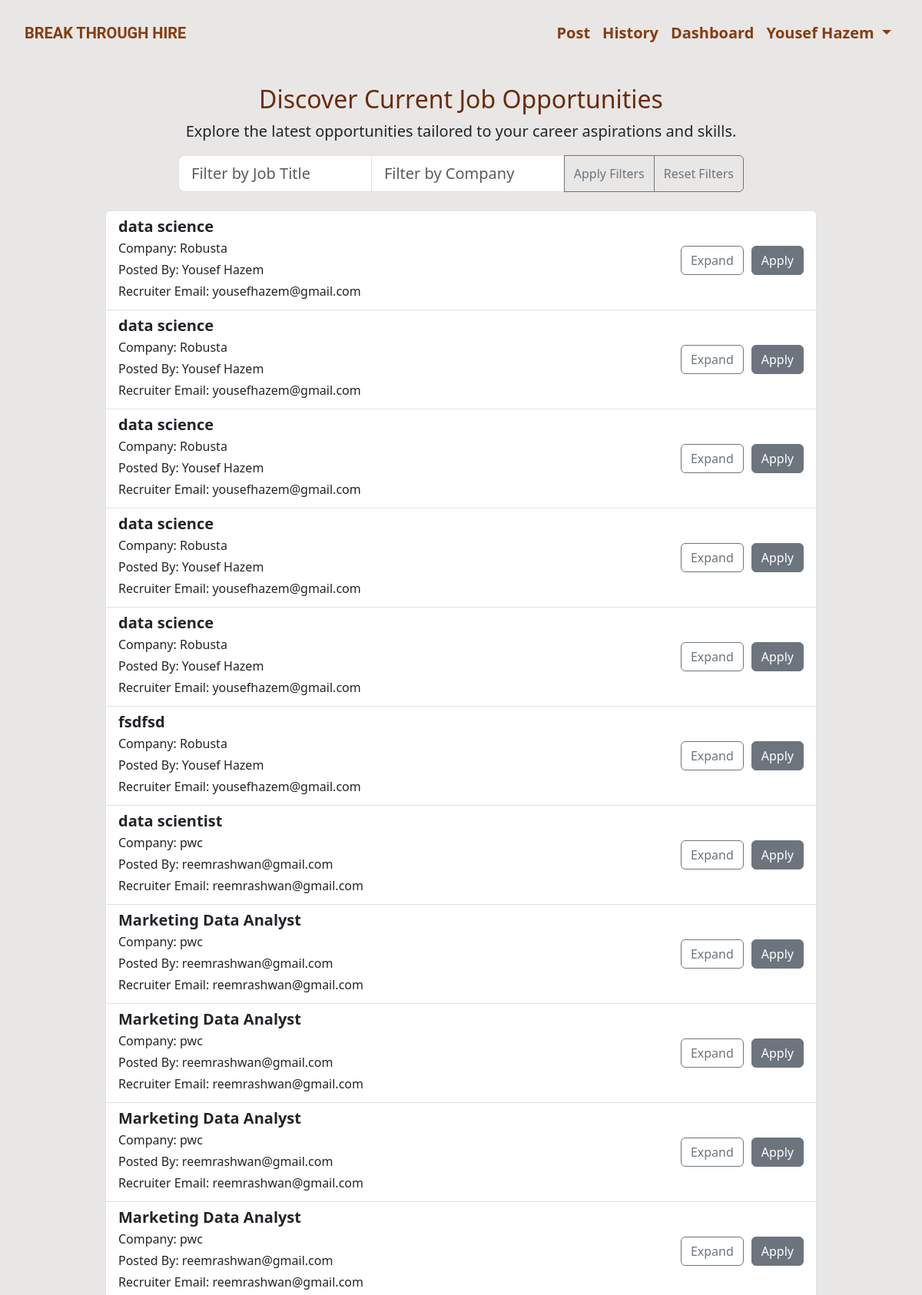
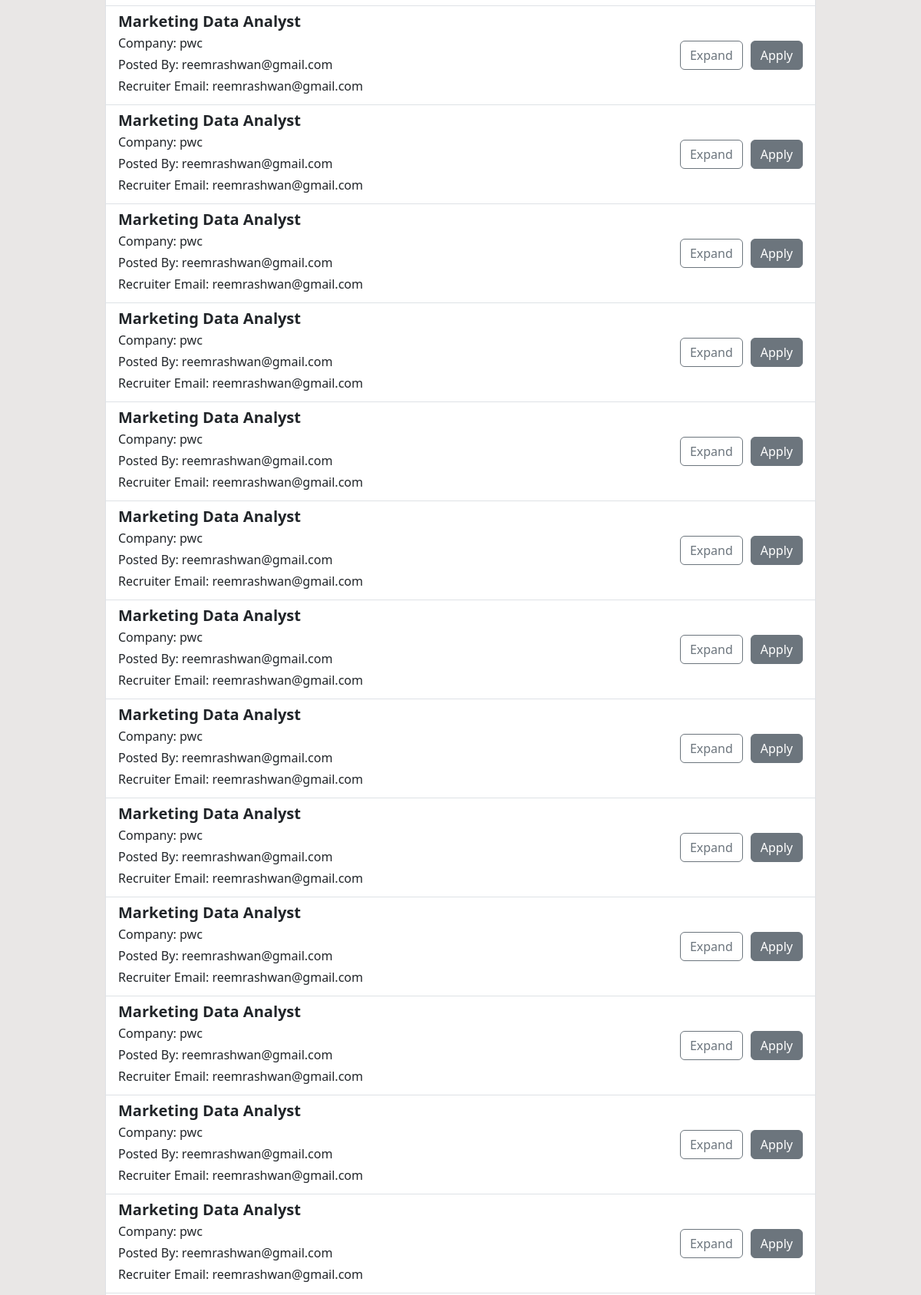
/jobfeed (signed in, upper part), run on the app's committed database (2 pictures, top to bottom).
### resume/models.py (models this page shows, shortened)
class recruiter(db.Model,UserMixin):
    email = db.Column(db.String(125),primary_key=True)
    fname = db.Column(db.String(25),nullable=False)
    lname = db.Column(db.String(25),nullable=False)
    username = db.Column(db.String(25),nullable=False)
    linkedin = db.Column(db.String(125),nullable=False)
    company   = db.Column(db.String(25),nullable=False)
    industry   = db.Column(db.String(25),nullable=False)
    password = db.Column(db.String(125),nullable=False)
    job_desc = db.relationship('job_description',backref='Recruiter',lazy=True)

class job_description(db.Model,UserMixin):
    job_title = db.Column(db.String(125),nullable=False)
    Job_description = db.Column(db.Text,nullable=False)
    recruiter_email = db.Column(db.String(125),db.ForeignKey('recruiter.email'),nullable=False)
    company   = db.Column(db.String(25),nullable=False)
    industry   = db.Column(db.String(25),nullable=False)
    username = db.Column(db.String(25),nullable=False)
    cvs = db.Column(db.Text,nullable=False)
    __table_args__ = (
        PrimaryKeyConstraint('job_title', 'Job_description', 'recruiter_email','cvs'),
    )

### resume/routs.py (the view)
@app.route("/jobfeed")
def jobfeed():
    job_feed = job_description.query.all()
    for job in job_feed:
        job.Job_description = job.Job_description.replace("\r", "")
        job.Job_description = job.Job_description.replace(
            "\n", "<br>"
        )  # Replace newlines with HTML line breaks
        job.Job_description = json.dumps(job.Job_description)  # Convert to JSON string
        job.Job_description = Markup(
            job.Job_description
        )  # Mark as safe for HTML rendering
    return render_template("jobfeed.html", job_feed=job_feed)

### resume/models.py (called while the page is built)
@login_manager.user_loader
def load_user(email):
    return seekr.query.filter_by(email=email).first() or recruiter.query.filter_by(email=email).first()

### resume/templates/jobfeed.html (shortened to what this page needs)
{% extends "base.html" %}
{% block content %}
<div class="container mt-4">
    <div class="row justify-content-center">
        <div class="col-md-8 text-center">
            <h2 style="color:#682c0b;">Discover Current Job Opportunities</h2>
            <p class="lead">Explore the latest opportunities tailored to your career aspirations and skills.</p>
        </div>
    </div>
    {% if job_feed %}
    <div class="row justify-content-center">
        <div class="col-md-8">
            <form id="job-search-form" action="/jobs" method="POST" class="mb-4">
                <div class="input-group">
                    <input type="text" id="job-title-filter" name="keywords" class="form-control form-control-lg" placeholder="Filter by Job Title" aria-label="Job Title" required>
                    <input type="text" id="company-filter" name="location" class="form-control form-control-lg" placeholder="Filter by Company" aria-label="company" required>
                    <button type="button" class="btn btn-outline-secondary" onclick="filterJobs()">Apply Filters</button>
                    <button type="button" class="btn btn-outline-secondary" onclick="resetFilters()">Reset Filters</button>
                </div>
            </form>
        </div>
    </div>
    <div class="row justify-content-center">
        <div class="col-md-10">
            <div id="job-results">
                <ul class="list-group">
                    {% for job in job_feed %}
                    <li class="list-group-item job-item" style="text-align: left;">
                        <div class="row job-result">
                            <div class="col-md-10">
                                <h5 class="mb-1"><strong>{{ job.job_title }}</strong></h5>
                                <p class="mb-1">Company: {{ job.company }}</p>
                                <p class="mb-1">Posted By: {{ job.username }}</p>
                                <p class="mb-1">Recruiter Email: {{ job.recruiter_email }}</p>
                            </div>
                            <div class="col-md-2 d-flex align-items-center justify-content-end">
                                <button class="btn btn-outline-secondary" onclick="toggleJobDescription(this)">Expand</button>
                                <form action="{{ url_for('applyjob') }}" method="post" style="margin-left: 10px;">
                                    <button type="submit" class="btn btn-secondary">Apply</button>
                                </form>
                            </div>
                        </div>
                    </li>
                    {% endfor %}
                </ul>
            </div>
        </div>
    </div>
    {% endif %}
</div>
{% endblock %}

### resume/templates/base.html (shortened to what this page needs)
<!DOCTYPE html>
<html lang="en">
<head>
    <link href="https://cdn.jsdelivr.net/npm/bootstrap@5.3.0/dist/css/bootstrap.min.css" rel="stylesheet">
</head>
<body class="gradient-custom">
    <header class="navbar navbar-expand-lg navbar-custom">
        <div class="container-fluid">
            <a class="navbar-brand custom-font" href="/">BREAK THROUGH HIRE</a>
            <div class="collapse navbar-collapse" id="navbarNav">
                <ul class="navbar-nav ms-auto">
                    {% if current_user.is_authenticated %}
                        {% if current_user.__class__.__name__ == 'seekr' %}
                        <li class="nav-item"><a class="nav-link" href="{{ url_for('uploadcv') }}">Upload CV</a></li>
                        <li class="nav-item"><a class="nav-link" href="{{ url_for('jobfeed') }}">Job Feed</a></li>
                        <li class="nav-item"><a class="nav-link" href="{{ url_for('jobs') }}">CareerJet </a></li>
                        <li class="nav-item"><a class="nav-link" href="{{ url_for('render_dashboard') }}">Dashboard</a></li>
                        {% else %}
                        <li class="nav-item"><a class="nav-link" href="{{ url_for('jobdescription') }}">Post</a></li>
                        <li class="nav-item"><a class="nav-link" href="{{ url_for('history') }}">History</a></li>
                        <li class="nav-item"><a class="nav-link" href="{{ url_for('render_dashboard') }}">Dashboard</a></li>
                        {% endif %}
                        <li class="nav-item dropdown">
                            <a class="nav-link dropdown-toggle" href="#" id="navbarDropdown" role="button" data-bs-toggle="dropdown" aria-expanded="false">
                                {{current_user.username}}
                            </a>
                        </li>
                    {% else %}
                        <li class="nav-item"><a class="nav-link" href="{{ url_for('render_dashboard') }}">Dashboard</a></li>
                        <li class="nav-item"><a class="nav-link" href="{{ url_for('about') }}">About Project</a></li>
                        <li class="nav-item"><a class="nav-link" href="{{ url_for('login') }}">Log in</a></li>
                    {% endif %}
                </ul>
            </div>
        </div>
    </header>
    {% block content %}{% endblock %}
</body>
</html>

### resume/templates/base.html (style rules this page uses)
.gradient-custom { background-color: rgb(233, 231, 230); }
.navbar-custom { background-color: transparent; padding: 20px; }
.navbar-nav .nav-link { color: #863d0f !important; font-weight: bold; font-size: 20px; }
.custom-font { font-family: 'Roboto', sans-serif; font-weight: 700; color: #863d0f; }

### data on the page
recruiter: username "Yousef Hazem"
job_description: job_title "data science", company "Robusta", username "Yousef Hazem", recruiter_email "yousefhazem@gmail.com"
job_description: job_title "data science", company "Robusta", username "Yousef Hazem", recruiter_email "yousefhazem@gmail.com"
job_description: job_title "data science", company "Robusta", username "Yousef Hazem", recruiter_email "yousefhazem@gmail.com"
job_description: job_title "data science", company "Robusta", username "Yousef Hazem", recruiter_email "yousefhazem@gmail.com"
job_description: job_title "data science", company "Robusta", username "Yousef Hazem", recruiter_email "yousefhazem@gmail.com"
job_description: job_title "fsdfsd", company "Robusta", username "Yousef Hazem", recruiter_email "yousefhazem@gmail.com"
job_description: job_title "data scientist", company "pwc", username "reemrashwan@gmail.com", recruiter_email "reemrashwan@gmail.com"
job_description: job_title "Marketing Data Analyst", company "pwc", username "reemrashwan@gmail.com", recruiter_email "reemrashwan@gmail.com"
job_description: job_title "Marketing Data Analyst", company "pwc", username "reemrashwan@gmail.com", recruiter_email "reemrashwan@gmail.com"
job_description: job_title "Marketing Data Analyst", company "pwc", username "reemrashwan@gmail.com", recruiter_email "reemrashwan@gmail.com"
job_description: job_title "Marketing Data Analyst", company "pwc", username "reemrashwan@gmail.com", recruiter_email "reemrashwan@gmail.com"
job_description: job_title "Marketing Data Analyst", company "pwc", username "reemrashwan@gmail.com", recruiter_email "reemrashwan@gmail.com"
job_description: job_title "Marketing Data Analyst", company "pwc", username "reemrashwan@gmail.com", recruiter_email "reemrashwan@gmail.com"
job_description: job_title "Marketing Data Analyst", company "pwc", username "reemrashwan@gmail.com", recruiter_email "reemrashwan@gmail.com"
job_description: job_title "Marketing Data Analyst", company "pwc", username "reemrashwan@gmail.com", recruiter_email "reemrashwan@gmail.com"
job_description: job_title "Marketing Data Analyst", company "pwc", username "reemrashwan@gmail.com", recruiter_email "reemrashwan@gmail.com"
job_description: job_title "Marketing Data Analyst", company "pwc", username "reemrashwan@gmail.com", recruiter_email "reemrashwan@gmail.com"
job_description: job_title "Marketing Data Analyst", company "pwc", username "reemrashwan@gmail.com", recruiter_email "reemrashwan@gmail.com"
job_description: job_title "Marketing Data Analyst", company "pwc", username "reemrashwan@gmail.com", recruiter_email "reemrashwan@gmail.com"
job_description: job_title "Marketing Data Analyst", company "pwc", username "reemrashwan@gmail.com", recruiter_email "reemrashwan@gmail.com"
job_description: job_title "Marketing Data Analyst", company "pwc", username "reemrashwan@gmail.com", recruiter_email "reemrashwan@gmail.com"
job_description: job_title "Marketing Data Analyst", company "pwc", username "reemrashwan@gmail.com", recruiter_email "reemrashwan@gmail.com"
job_description: job_title "Marketing Data Analyst", company "pwc", username "reemrashwan@gmail.com", recruiter_email "reemrashwan@gmail.com"
job_description: job_title "Marketing Data Analyst", company "pwc", username "reemrashwan@gmail.com", recruiter_email "reemrashwan@gmail.com"
